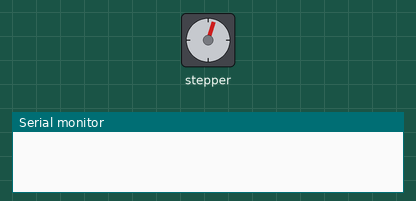
Recording of a sketch running on a simulated Arduino Uno, built with avr-gcc and run on an emulated ATmega328P. Parts: stepper motor, the last lines printed to the serial monitor. Stepper angles assume 4096 steps per turn.

Above: at 1.59 s.
At 15.7 s:
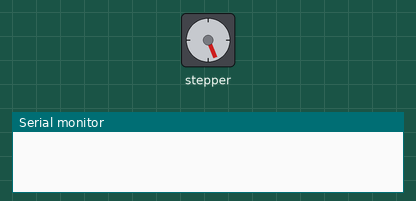
At 26.27 s:
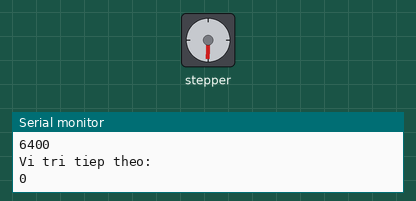
At 39.79 s:
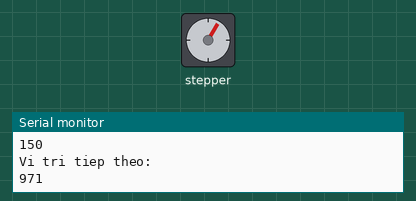
Timing chart, 0 to 40.0 s (numbered marks = the images above):
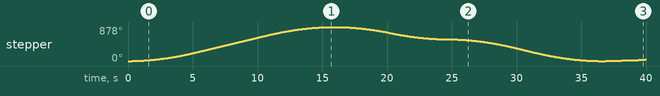

Measured:
- by itself, stepper: turns 878° clockwise in 15.3 s, then 878° counter-clockwise in 20.1 s, then 41° clockwise in 3.1 s

The sketch:

control_stepper.ino
```cpp
#include <AccelStepper.h>
#define HALFSTEP 8

// Motor pin definitions
#define motorPin1  7     // IN1 on the ULN2003 driver 1
#define motorPin2  6     // IN2 on the ULN2003 driver 1
#define motorPin3  5     // IN3 on the ULN2003 driver 1
#define motorPin4  4     // IN4 on the ULN2003 driver 1

int position = 10000;

int i = 0;

int A[5] = {6400, 0, 150, 971, -12};

// Initialize with pin sequence IN1-IN3-IN2-IN4 for using the AccelStepper with 28BYJ-48
AccelStepper stepper1(HALFSTEP, motorPin1, motorPin3, motorPin2, motorPin4);

void setup() {
  stepper1.setMaxSpeed(1000.0);
  stepper1.setAcceleration(200.0);
  stepper1.setSpeed(400);
  Serial.begin(9600);
}

void loop() {
  stepper1.moveTo(position);
  stepper1.run();
  if(stepper1.distanceToGo() == 0 && i<5)
  {
    Serial.println("Vi tri tiep theo: ");
    position = A[i];
    Serial.println(position);
    i++;
  }
}
```
